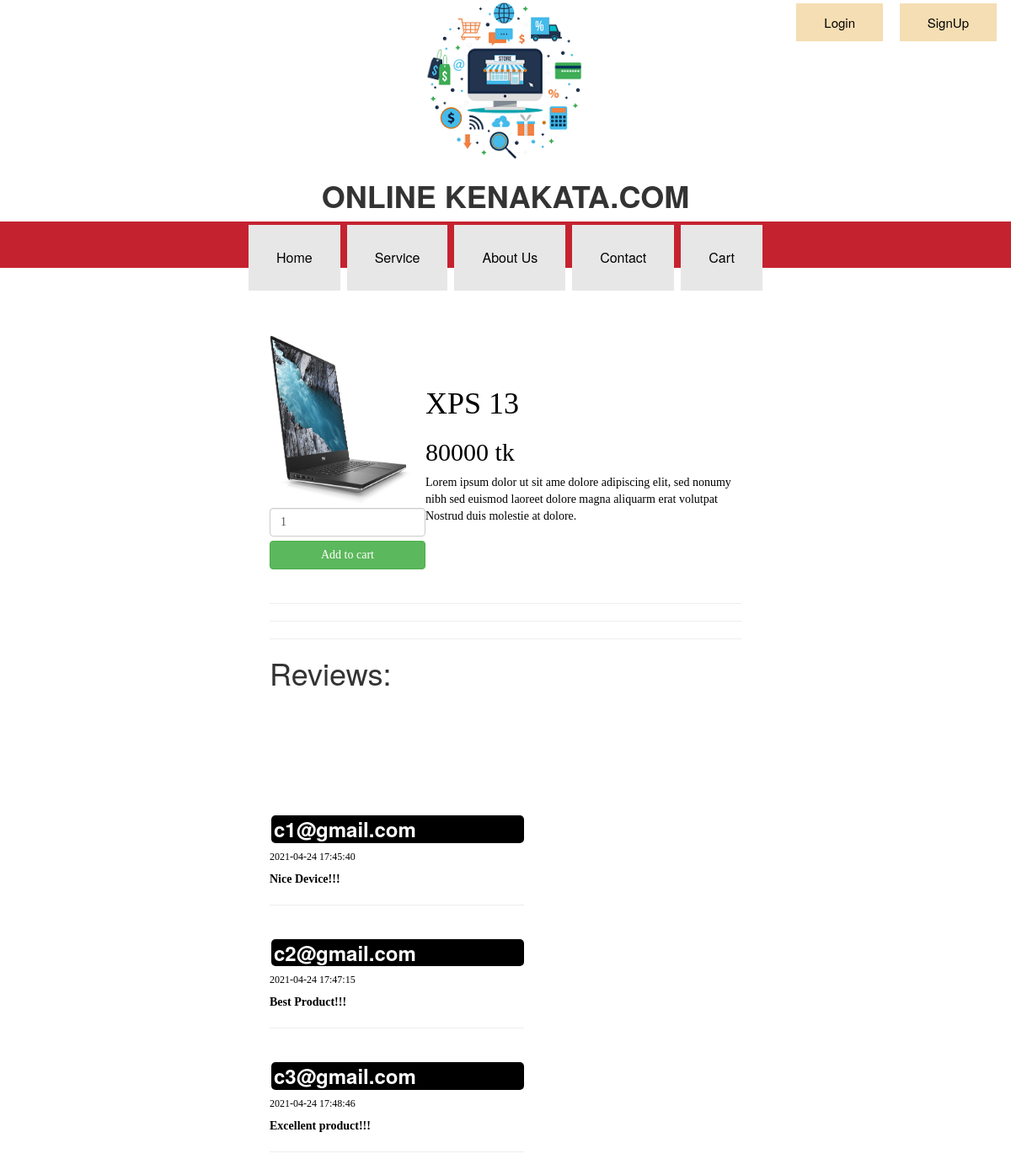
/index/item_test.php?name=XPS 13 (signed in), run on the app's committed database.
### tables this page shows
CREATE TABLE `product` (
  `id` int(11) NOT NULL,
  `name` varchar(30) NOT NULL,
  `quantity` int(6) NOT NULL,
  `price` int(6) NOT NULL,
  `type` varchar(10) NOT NULL,
  `image` varchar(250) NOT NULL,
  `vendor_Id` int(11) NOT NULL
);

CREATE TABLE `product_review` (
  `id` int(11) NOT NULL,
  `product_name` varchar(20) NOT NULL,
  `consumer_email` varchar(20) NOT NULL,
  `review_message` text NOT NULL,
  `datetime` timestamp NOT NULL DEFAULT current_timestamp()
);

### index/item_test.php (the view, shortened to what this page needs)
<?php
$mail=$_SESSION['email'];
if($mail != null)
{
?>
<!DOCTYPE html>
<html lang="en">
<head>
<link rel="stylesheet" href="https://maxcdn.bootstrapcdn.com/bootstrap/3.3.7/css/bootstrap.min.css">
<link rel="stylesheet" href="stylesheet/style.css">
</head>
<body>
<?php include 'ls.php';?>
<?php include 'static_header.php';?>
	<div class="center">
	<table>
	<?php
    $pname= $_GET['name'];
  $host = "localhost";
  $user = "wt_projectuser";
  $pass = "123";
  $db = "wt_project";
  $conn1 = new mysqli($host, $user, $pass, $db);
  if($conn1->connect_error) {
	echo "Database Connection Failed!";
	echo "<br>";
	echo $conn1->connect_error;
  }
  else {
 $stmt1 = $conn1->prepare("select * from product where name= ? ");
 $stmt1->bind_param("s", $pname);
 $stmt1->execute();
 $res2 = $stmt1->get_result();
 $row = $res2->fetch_assoc();
 ?>
 <form action="forall_cart.php" method="POST">
		<tr>
			<td>
				<img class="item-image" src="<?php echo $row['image'];?>" width="170" height="200"></img>
				<input type="number" name="quantity" value=1 style="width:185px;font-family:consolas;margin-top:5px;" class="form-control">
				<div class="add-to-cart"><input type="submit" value="Add to cart" class="btn btn-success" style="width:185px;font-family:consolas;margin-top:5px;"></span></div>
			</td>
			<td>
				<h1 class="text"><?php echo $row['name'];?></h1>
				<h2 class="text"><?php echo $row['price'];?> tk</h2>
				<p class="text"> Lorem ipsum dolor ut sit ame dolore adipiscing elit, sed nonumy nibh sed euismod laoreet dolore magna aliquarm erat volutpat Nostrud duis molestie at dolore.</p>
			</td>
		</tr>
	</table>
	<br>
	<table>
		<tr>
<?php
  }
		$stmt1 = $conn1->prepare("select * from product_review where product_name= ? ");
		$stmt1->bind_param("s", $pname);
		$stmt1->execute();
		$res2 = $stmt1->get_result();
	if($res2->num_rows > 0) {
                  while($row = $res2->fetch_assoc()) {
                  ?>
				<td>
                <h3 class="gmail-label"><b><?php echo $row['consumer_email'];?></b></h3>
                <h6 class="text"><?php echo $row['datetime'];?></h6>
				<p class="text"><b><?php echo $row['review_message'];?></b></p>
				<hr>
				</td>
                <tr>
				<hr>
				<?php
    }
  }
?>
<h1>Reviews:</h1><br>
<br>
<br>
</div>
</body>
</html>
<?php
}
else{
	echo" please login first";
}
?>

### index/stylesheet/style.css (style rules this page uses)
* { margin:0px; padding: 0px; }
body { margin:0px; padding: 0px; }
.center { margin: 0 auto; width:50% ; padding:20px; }
.text { font-family:consolas; color:black; }
.gmail-label { width:300px; padding:3px; margin-left:2px; background-color:black; color:white; border-radius: 5px; }
.btn { font-family:consolas; }

### index/stylesheet/ls.css (style rules this page uses)
* { margin:0px; padding: 0px; }

### index/stylesheet/head_style.css (style rules this page uses)
* { margin:0px; padding: 0px; }
body { margin:0px; padding: 0px; }

### data on the page
product: image (picture), name "XPS 13", price "80000"
product_review: consumer_email "c1@gmail.com", datetime "2021-04-24 17:45:40", review_message "Nice Device!!!"
product_review: consumer_email "c2@gmail.com", datetime "2021-04-24 17:47:15", review_message "Best Product!!!"
product_review: consumer_email "c3@gmail.com", datetime "2021-04-24 17:48:46", review_message "Excellent product!!!"
